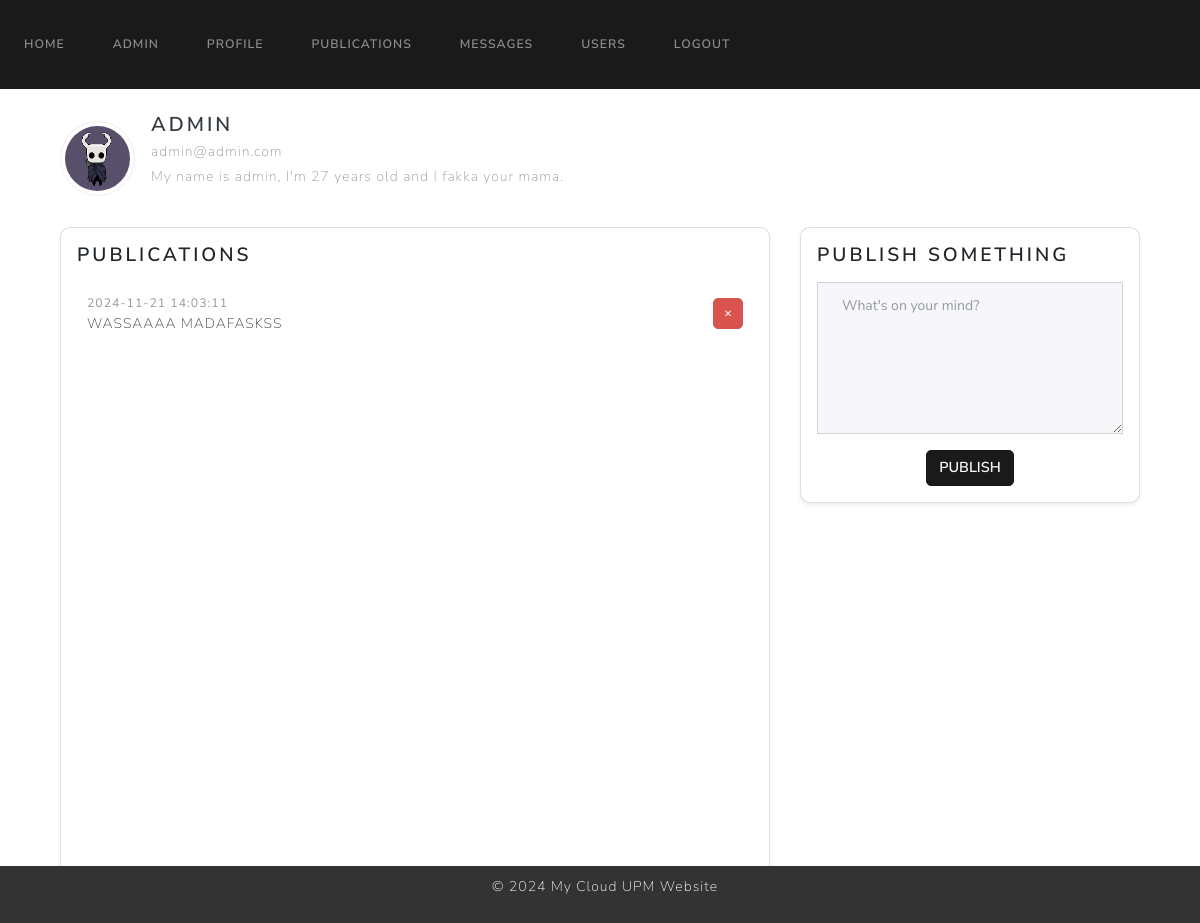
The page /publications (signed in) on the database as committed earlier.
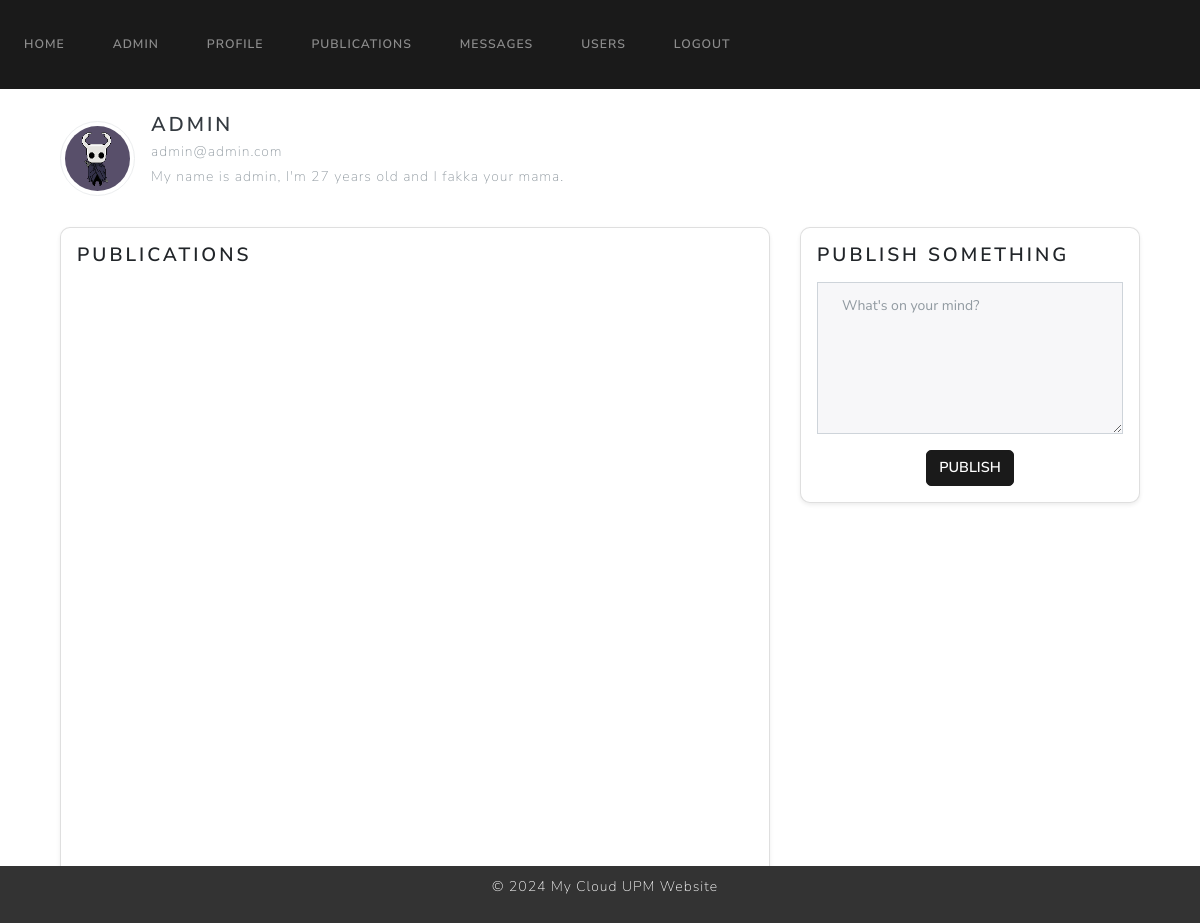
The same page on the database as committed later.
### website/models.py (models this page shows)
class User(UserMixin, db.Model):
    id = db.Column(db.Integer, primary_key=True)
    name = db.Column(db.String(100), unique=False, nullable=False)
    surname = db.Column(db.String(100), unique=False, nullable=False)
    email = db.Column(db.String(100), unique=True, nullable=False)
    password = db.Column(db.String(100), nullable=False)
    bio = db.Column(db.Text, default="This is my bio.")  # Bio field
    role = db.Column(db.Integer, nullable=False, default=1)  # 0 para admin, 1 para usuario regular
    is_blocked = db.Column(db.Boolean, nullable=False, default=False)  # Nuevo campo para indicar si el usuario está bloqueado
    profile_pic = db.Column(db.String(150), default='default.jpg')
    twitter = db.Column(db.String(255), nullable=True)    # Twitter URL
    linkedin = db.Column(db.String(255), nullable=True)   # LinkedIn URL
    publications = db.relationship('Publication')
    login_records = db.relationship('LoginRecord')

class Publication(db.Model):
    id = db.Column(db.Integer, primary_key=True)
    content = db.Column(db.Text, nullable=False)
    date = db.Column(db.DateTime(timezone=True), default=func.now())
    user_id = db.Column(db.Integer, db.ForeignKey('user.id'), nullable=False)

### website/views.py (the view, shortened to what this page needs)
@views.route('/publications', methods=['GET', 'POST'])
@login_required
def publications():
    return render_template("publications.html", user=current_user)

### website/templates/publications.html (shortened to what this page needs)
{% extends "base.html" %}
{% block content %}
<div class="container mt-4">
    <div class="d-flex align-items-center mb-4">
        <div class="me-3">
            {% if user.profile_pic %}
                <img src="{{ url_for('static', filename='profile_pics/' + user.profile_pic) }}" alt="Profile Picture" class="profile-pic img-thumbnail">
            {% else %}
                <img src="{{ url_for('static', filename='profile_pics/default.jpg') }}" alt="Default Profile Picture" class="profile-pic img-thumbnail">
            {% endif %}
        </div>
        <div>
            <h4 class="text-dark mb-1">{{ user.name }}</h4>
            <p class="text-muted mb-0">{{ user.email }}</p>
            <p class="text-muted mt-1">{{ user.bio }}</p>
        </div>
    </div>
    <div class="row">
        <div class="col-md-8">
            <div class="card shadow-sm p-3 mb-4">
                <h5 class="card-title">Publications</h5>
                <div style="height: 600px; overflow-y: auto;">
                    <ul class="list-group list-group-flush" id="publications">
                        {% for publication in user.publications %}
                        <li class="list-group-item d-flex justify-content-between align-items-center">
                            <div>
                                <small class="text-muted">{{ publication.date }}</small>
                                <p class="mb-0 text-dark">{{ publication.content }}</p>
                            </div>
                            {% if user.email == current_user.email %}
                            <form method="POST" action="{{ url_for('views.deletePublication') }}">
                                <button type="submit" class="btn btn-sm btn-danger">&times;</button>
                            </form>
                            {% endif %}
                        </li>
                        {% endfor %}
                    </ul>
                </div>
            </div>
        </div>
        {% if user.email == current_user.email %}
        <div class="col-md-4">
            <div class="card shadow-sm p-3">
                <h5 class="card-title">Publish Something</h5>
                <form method="POST">
                    <div class="mb-3">
                        <textarea name="publication" class="form-control" rows="6" placeholder="What's on your mind?"></textarea>
                    </div>
                    <div class="text-center">
                        <button type="submit" class="btn btn-primary btn-sm">Publish</button>
                    </div>
                </form>
            </div>
        </div>
        {% endif %}
    </div>
</div>
{% endblock %}

### website/templates/base.html (shortened to what this page needs)
<!DOCTYPE html>
<html>
    <head>
        <link href="https://cdn.jsdelivr.net/npm/bootstrap@5.3.3/dist/css/bootstrap.min.css" rel="stylesheet">
        <link rel="stylesheet" href="https://cdn.jsdelivr.net/npm/bootswatch@4.5.2/dist/lux/bootstrap.min.css">
    </head>
    <body>
        <nav class="navbar navbar-expand-lg navbar-dark bg-primary">
            <div class="collapse navbar-collapse" id="navbarNav">
                <div class="navbar-nav">
                    {% if user.is_authenticated %}
                    <a class="nav-item nav-link" id="home" href="/home">Home</a>
                    {% if user.role == 0 %}
                    <a class="nav-item nav-link" id="admin" href="/admin">Admin</a>
                    {% endif %}
                    <a class="nav-item nav-link" id="profile" href="/profile">Profile</a>
                    <a class="nav-item nav-link" id="publications" href="/publications">Publications</a>
                    <a class="nav-item nav-link" id="messages" href="/messages">Messages</a>
                    <a class="nav-item nav-link" id="userlist" href="/userlist">Users</a>
                    <a class="nav-item nav-link" id="profile" href="/logout">Logout</a>
                    {% endif %}
                </div>
            </div>
        </nav>
        <div class="container" style="flex: 1;">
            {% block content %}
            {% endblock %}
        </div>
        <footer style="background-color: #333;
                        color: #fff;
                        text-align: center;
                        padding: 10px;
                        position: fixed;
                        bottom: 0;
                        width: 100%;">
            <p style="margin-left: 10px;">&copy; 2024 My Cloud UPM Website</p>
        </footer>
    </body>
</html>

### website/templates/publications.html (style rules this page uses)
.profile-pic { width: 75px; height: 75px; object-fit: cover; border-radius: 50%; }
.card { border-radius: 10px; background-color: #fff; box-shadow: 0 2px 4px rgba(0, 0, 0, 0.1); }
.btn-primary.btn-sm { font-size: 0.9rem; padding: 6px 12px; border-radius: 5px; }
.card-title { font-size: 1.2rem; margin-bottom: 15px; }

Rows that differ between the two databases and show on the page:
removed Publication: date "2024-11-21 14:03:11", content "WASSAAAA MADAFASKSS"
